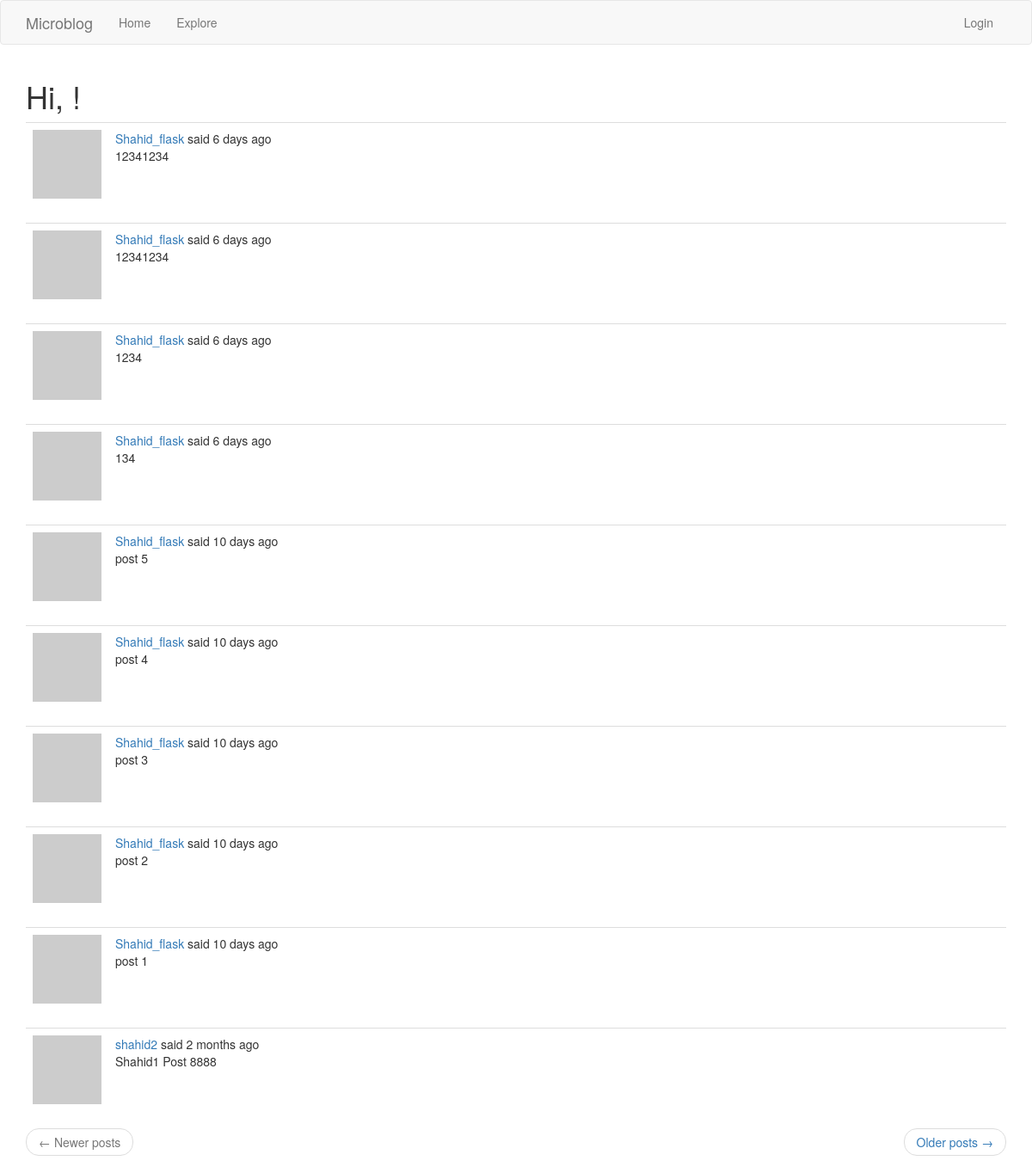
/explore, run on the app's committed database.
### app/models.py (models this page shows, shortened)
class Post(db.Model):
    id = db.Column(db.Integer, primary_key=True)
    body = db.Column(db.String(140))
    timestamp = db.Column(db.DateTime, index=True, default=datetime.utcnow)
    user_id = db.Column(db.Integer, db.ForeignKey('user.id'))

### app/routes.py (the view)
@app.route('/explore')
def explore():
    page = request.args.get('page', 1, type=int)
    posts = Post.query.order_by(Post.timestamp.desc()).paginate(page, app.config['POSTS_PER_PAGE'], False)
    next_url = url_for('explore', page=posts.next_num) \
        if posts.has_next else None
    prev_url = url_for('explore', page=posts.prev_num) \
        if posts.has_prev else None
    return render_template('index.html', title=_('Explore'), posts=posts.items, next_url=next_url, prev_url=prev_url)

### app/models.py (called while the page is built)
    def avatar(self, size):
        digest = md5(self.email.lower().encode('utf-8')).hexdigest()
        return 'https://www.gravatar.com/avatar/{}?d=identicon&s={}'.format(digest, size)

### app/routes.py (called while the page is built)
@app.before_request
def before_request():
    if current_user.is_authenticated:
        current_user.last_seen = datetime.utcnow()
        db.session.commit()
    g.locale = str(get_locale())

### app/templates/index.html (shortened to what this page needs)
{% extends "base.html" %}
{% import "bootstrap/wtf.html" as wtf %}
{% block app_content %}
    <h1>{{ _('Hi, %(username)s!', username=current_user.username) }}</h1>
    {% for post in posts %}
        {% include '_post.html' %}
    {% endfor %}
    <nav aria-label="...">
        <ul class="pager">
            <li class="previous{% if not prev_url %} disabled{% endif %}">
                <a href="{{ prev_url or '#' }}">
                    <span aria-hidden="true">&larr;</span> {{_('Newer posts')}}
                </a>
            </li>
            <li class="next{% if not next_url %} disabled{% endif %}">
                <a href="{{ next_url or '#' }}">
                    {{_('Older posts')}} <span aria-hidden="true">&rarr;</span>
                </a>
            </li>
        </ul>
    </nav>
{% endblock %}

### app/templates/_post.html (shortened to what this page needs)
<table class="table table-hover">
    <tr>
        <td width="70px">
            <a href="{{ url_for('user', username=post.author.username) }}">
                <img src="{{ post.author.avatar(70) }}" />
            </a>
        </td>
        <td>
            {{ _('%(username)s said %(when)s',
                username=user_link, when=moment(post.timestamp).fromNow()) }}
            <br>
            {{ post.body }}
        </td>
    </tr>
</table>

### data on the page
Post: body "12341234"
Post: body "12341234"
Post: body "1234"
Post: body "134"
Post: body "post 5"
Post: body "post 4"
Post: body "post 3"
Post: body "post 2"
Post: body "post 1"
Post: body "Shahid1 Post 8888"
